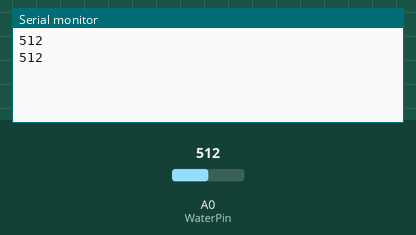
This sketch was run on a simulated Arduino Uno, built with avr-gcc and run on an emulated ATmega328P. On the bench: the last lines printed to the serial monitor. Inputs (shaded band) come from the test bench; at power-on: A0 (WaterPin) = 512.

Above: at 2.2 s.
2.3 s: A0 (WaterPin) set to 315
At 3.6 s:
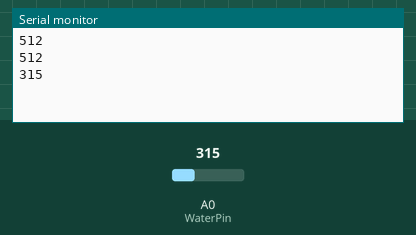
3.8 s: A0 (WaterPin) set to 282
At 4.8 s:
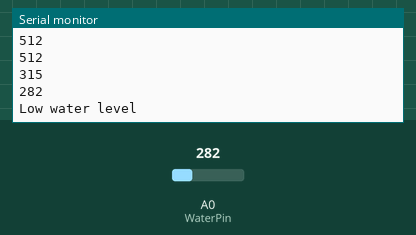
Timing chart, 0 to 6.8 s (numbered marks = the images above; inputs shaded):
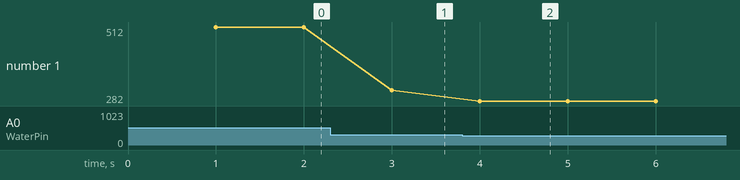

Measured:
- the behaviour switches between 300 and 299 on A0 (WaterPin) (found by bisection; images 1 and 2)
- after the input at 2.3 s, the serial monitor: prints a new line after 0.70 s (image 1)
- after the input at 3.8 s, the serial monitor: prints a new line after 0.20 s (image 2)
- plotted number 1: 512 → 315 after the input at 2.3 s, 315 → 282 after the input at 3.8 s

The sketch:

____.ino
```cpp
int WaterPin = 0;		//模塊訊號輸出腳位
int SensorValue = 0;	//傳感器讀出值
int AlertValue = 300;	//警示值設定
void setup()
{
	Serial.begin(9600);
	delay(1000);
}
void loop()
{
	SensorValue = analogRead(WaterPin);		//讀出類比量值
	Serial.println(SensorValue);					//輸出到串列埠

	if(SensorValue < AlertValue)				//水位過低時的判斷程式
	{
		Serial.println("Low water level");		//水位過低時的處理程序
	}
	delay(1000);
}
```
